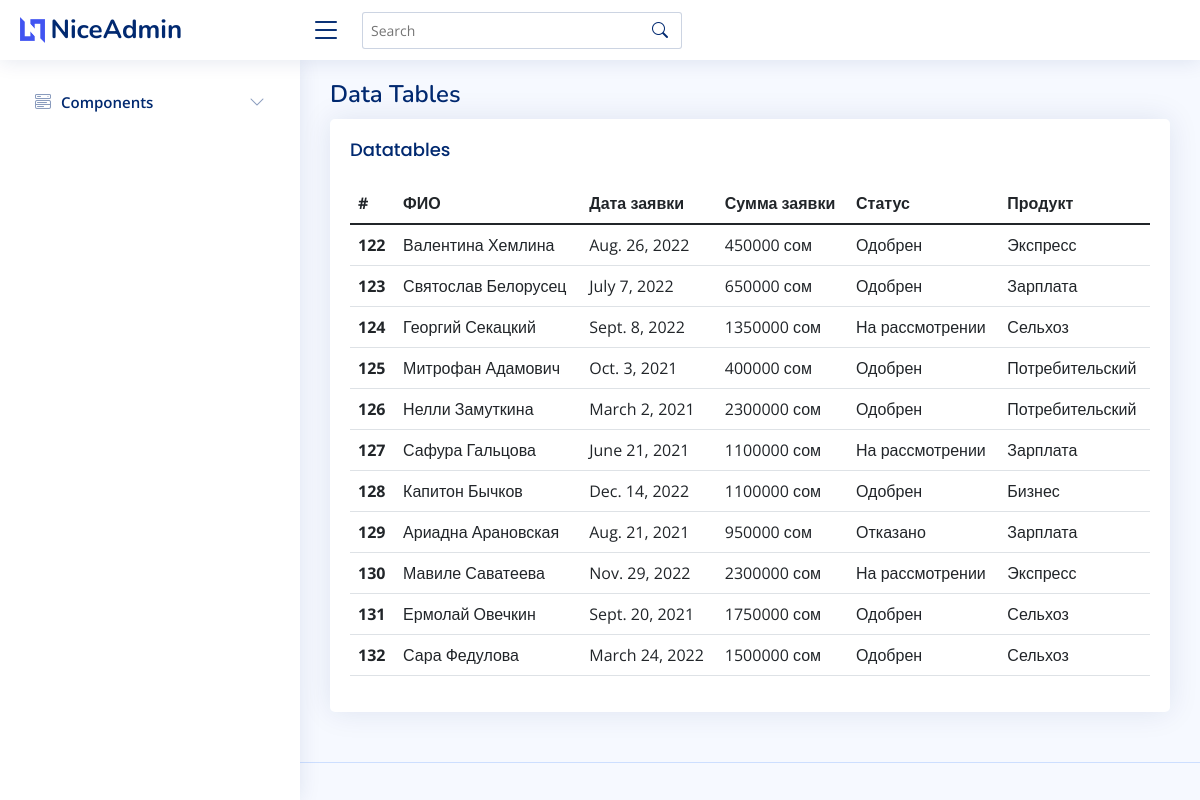
/client/, run on the app's committed database.
### client/models.py (models this page shows, shortened)
class Customer(models.Model):
    name = models.CharField(max_length=50)
    request_date = models.DateField()
    birth_date = models.DateField()
    sum = models.IntegerField()
    STATUS_CHOICES = (
        (1,'На рассмотрении'),
        (2,'Одобрен'),
        (3,'Отказано')
    )
    status = models.IntegerField(choices=STATUS_CHOICES)
    product = models.ForeignKey(Product, on_delete=models.CASCADE)

class Product(models.Model):
    product_name = models.CharField(max_length=50, verbose_name='Продукт кредитования')
    interest_rate = models.FloatField(verbose_name='Процентная ставка', default=28)
    max_sum = models.IntegerField(verbose_name='Сумма 1', default=100000)
    commission = models.FloatField(verbose_name='Комиссия за выдачу', default=0)

### client/views.py (the view)
# urls.py: path('', views.ClientView.as_view(), name='client_list'),
class ClientView(ListView):
    model = Customer
    template_name = 'tables-data.html'
    context_object_name = 'customers'

### client/templates/tables-data.html
{% extends 'base.html' %}
{% load crispy_forms_tags %}
{% block content %}
<section class="section">
  <div class="row">
    <div class="col-lg-12">
      <div class="card">
        <div class="card-body">
          <h5 class="card-title">Datatables</h5>
          <table class="table datatable">
            <thead>
              <tr>
                <th scope="col">#</th>
                <th scope="col">ФИО</th>
                <th scope="col">Дата заявки</th>
                <th scope="col">Сумма заявки</th>
                <th scope="col">Статус</th>
                <th scope="col">Продукт</th>
              </tr>
            </thead>
            <tbody>
              {% for customer in customers %}
              <tr>
                <th scope="row">{{customer.id}}</th>
                <td>{{customer.name}}</td>
                <td>{{customer.request_date}}</td>
                <td>{{customer.sum}} сом</td>
                <td>{{customer.get_status_display}}</td>
                <td>{{customer.product.product_name}}</td>
              </tr>
              {% endfor %}
            </tbody>
          </table>
        </div>
      </div>
    </div>
  </div>
</section>
{% endblock content %}

### client/templates/base.html (shortened to what this page needs)
{% load static %}
<!DOCTYPE html>
<html lang="en">
<head>
  <link href="{% static 'vendor/bootstrap/css/bootstrap.min.css' %}" rel="stylesheet">
  <link href="{% static 'vendor/bootstrap-icons/bootstrap-icons.css' %}" rel="stylesheet">
  <link href="{% static 'vendor/boxicons/css/boxicons.min.css' %}" rel="stylesheet">
  <link href="{% static 'vendor/quill/quill.snow.css' %}" rel="stylesheet">
  <link href="{% static 'vendor/quill/quill.bubble.css' %}" rel="stylesheet">
  <link href="{% static 'vendor/remixicon/remixicon.css' %}" rel="stylesheet">
  <link href="{% static 'vendor/simple-datatables/style.css' %}" rel="stylesheet">
  <link href="{% static 'css/style.css' %}" rel="stylesheet">
</head>
<body>
  <header id="header" class="header fixed-top d-flex align-items-center">
    <div class="d-flex align-items-center justify-content-between">
      <a href="index.html" class="logo d-flex align-items-center">
        <img src="assets/img/logo.png" alt="">
        <span class="d-none d-lg-block">NiceAdmin</span>
      </a>
      <i class="bi bi-list toggle-sidebar-btn"></i>
    </div>
    <div class="search-bar">
      <form class="search-form d-flex align-items-center" method="POST" action="#">
        <input type="text" name="query" placeholder="Search" title="Enter search keyword">
        <button type="submit" title="Search"><i class="bi bi-search"></i></button>
      </form>
    </div>
  </header>
  <aside id="sidebar" class="sidebar">
    <ul class="sidebar-nav" id="sidebar-nav">
      <li class="nav-item">
        <a class="nav-link collapsed" data-bs-target="#components-nav" data-bs-toggle="collapse" href="#">
          <i class="bi bi-menu-button-wide"></i><span>Components</span><i class="bi bi-chevron-down ms-auto"></i>
        </a>
      </li>
    </ul>
  </aside>
  <main id="main" class="main">
    <div class="pagetitle">
      <h1>Data Tables</h1>
    </div>
    {% block content %}
    {% endblock content %}
  </main>
  <footer id="footer" class="footer">
  </footer>
</body>
</html>

### client/static/css/style.css (style rules this page uses)
:root { scroll-behavior: smooth; }
body { font-family: "Open Sans", sans-serif; background: #f6f9ff; color: #444444; }
a { color: #4154f1; text-decoration: none; }
h1, h2, h3, h4, h5, h6 { font-family: "Nunito", sans-serif; }
#main { margin-top: 60px; padding: 20px 30px; transition: all 0.3s; }
.pagetitle { margin-bottom: 10px; }
.pagetitle h1 { font-size: 24px; margin-bottom: 0; font-weight: 600; color: #012970; }
.card { margin-bottom: 30px; border: none; border-radius: 5px; box-shadow: 0px 0 30px rgba(1, 41, 112, 0.1); }
.card-title { padding: 20px 0 15px 0; font-size: 18px; font-weight: 500; color: #012970; font-family: "Poppins", sans-serif; }
.card-body { padding: 0 20px 20px 20px; }
.logo { line-height: 1; }
@media (min-width: 1200px) { .logo { width: 280px; } }
.logo img { max-height: 26px; margin-right: 6px; }
.logo span { font-size: 26px; font-weight: 700; color: #012970; font-family: "Nunito", sans-serif; }
.header { transition: all 0.5s; z-index: 997; height: 60px; box-shadow: 0px 2px 20px rgba(1, 41, 112, 0.1); background-color: #fff; padding-left: 20px; }
.header .toggle-sidebar-btn { font-size: 32px; padding-left: 10px; cursor: pointer; color: #012970; }
.header .search-bar { min-width: 360px; padding: 0 20px; }
.header .search-form { width: 100%; }
.header .search-form input { border: 0; font-size: 14px; color: #012970; border: 1px solid rgba(1, 41, 112, 0.2); padding: 7px 38px 7px 8px; border-radius: 3px; transition: 0.3s; width: 100%; }
.header .search-form button { border: 0; padding: 0; margin-left: -30px; background: none; }
.header .search-form button i { color: #012970; }
.sidebar { position: fixed; top: 60px; left: 0; bottom: 0; width: 300px; z-index: 996; transition: all 0.3s; padding: 20px; overflow-y: auto; scrollbar-width: thin; scrollbar-color: #aab7cf transparent; box-shadow: 0px 0px 20px rgba(1, 41, 112, 0.1); background-color: #fff; }
@media (min-width: 1200px) { #main, #footer { margin-left: 300px; } }
.sidebar-nav { padding: 0; margin: 0; list-style: none; }
.sidebar-nav li { padding: 0; margin: 0; list-style: none; }
.sidebar-nav .nav-item { margin-bottom: 5px; }
.sidebar-nav .nav-link { display: flex; align-items: center; font-size: 15px; font-weight: 600; color: #4154f1; transition: 0.3; background: #f6f9ff; padding: 10px 15px; border-radius: 4px; }
.sidebar-nav .nav-link i { font-size: 16px; margin-right: 10px; color: #4154f1; }
.sidebar-nav .nav-link.collapsed { color: #012970; background: #fff; }
.sidebar-nav .nav-link.collapsed i { color: #899bbd; }
.sidebar-nav .nav-link .bi-chevron-down { margin-right: 0; transition: transform 0.2s ease-in-out; }
.footer { padding: 20px 0; font-size: 14px; transition: all 0.3s; border-top: 1px solid #cddfff; }

### data on the page
Customer: id "122", name "Валентина Хемлина", request_date "Aug. 26, 2022", sum "450000", status "Одобрен", product.product_name "Экспресс"
Customer: id "123", name "Святослав Белорусец", request_date "July 7, 2022", sum "650000", status "Одобрен", product.product_name "Зарплата"
Customer: id "124", name "Георгий Секацкий", request_date "Sept. 8, 2022", sum "1350000", status "На рассмотрении", product.product_name "Сельхоз"
Customer: id "125", name "Митрофан Адамович", request_date "Oct. 3, 2021", sum "400000", status "Одобрен", product.product_name "Потребительский"
Customer: id "126", name "Нелли Замуткина", request_date "March 2, 2021", sum "2300000", status "Одобрен", product.product_name "Потребительский"
Customer: id "127", name "Сафура Гальцова", request_date "June 21, 2021", sum "1100000", status "На рассмотрении", product.product_name "Зарплата"
Customer: id "128", name "Капитон Бычков", request_date "Dec. 14, 2022", sum "1100000", status "Одобрен", product.product_name "Бизнес"
Customer: id "129", name "Ариадна Арановская", request_date "Aug. 21, 2021", sum "950000", status "Отказано", product.product_name "Зарплата"
Customer: id "130", name "Мавиле Саватеева", request_date "Nov. 29, 2022", sum "2300000", status "На рассмотрении", product.product_name "Экспресс"
Customer: id "131", name "Ермолай Овечкин", request_date "Sept. 20, 2021", sum "1750000", status "Одобрен", product.product_name "Сельхоз"
Customer: id "132", name "Сара Федулова", request_date "March 24, 2022", sum "1500000", status "Одобрен", product.product_name "Сельхоз"
